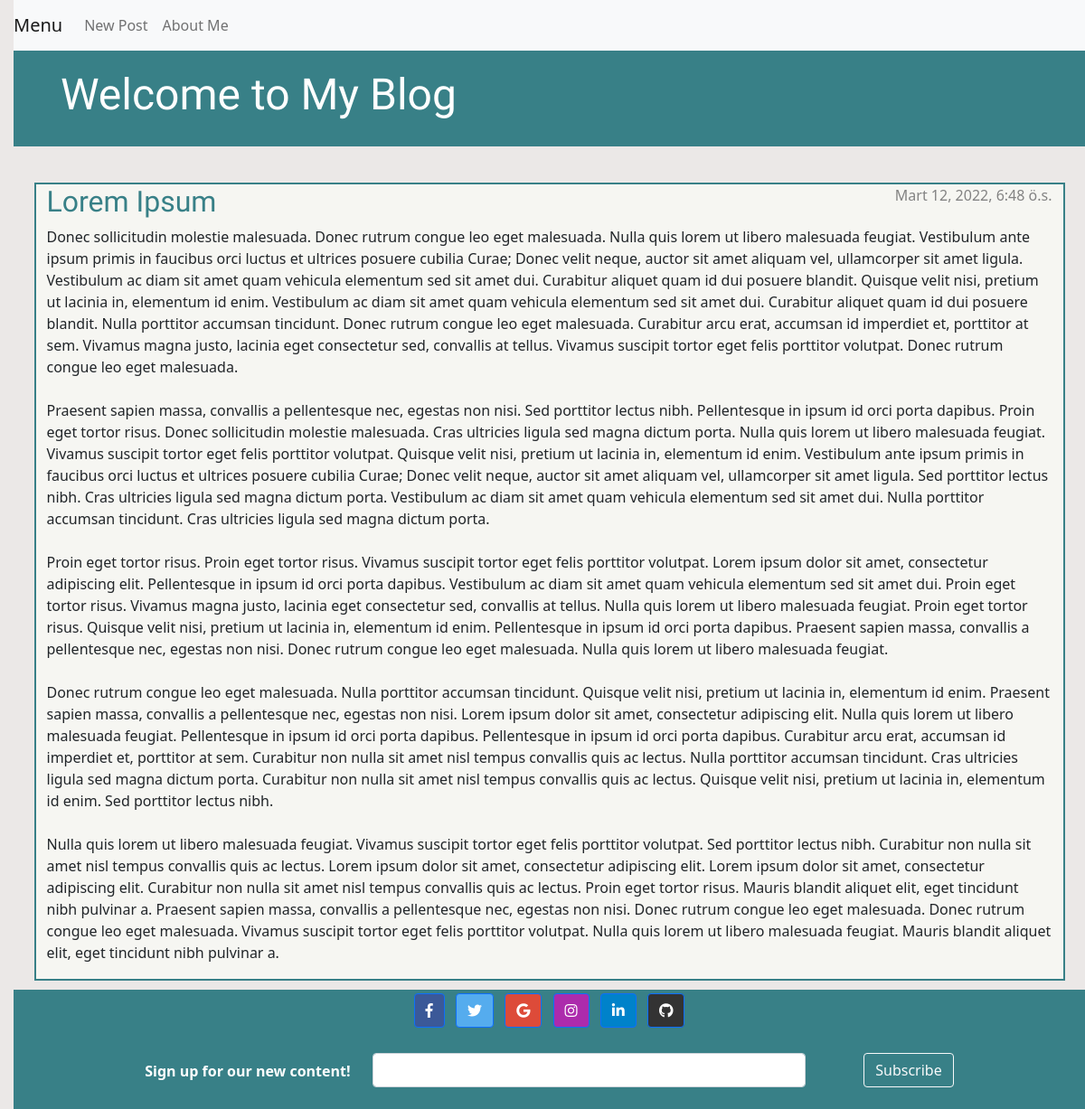
The app's page /post/1/ with its own data.
### blog/models.py (models this page shows, shortened)
class Post(models.Model):
    author = models.ForeignKey(settings.AUTH_USER_MODEL, on_delete=models.CASCADE)
    title = models.CharField(max_length=200)
    text=models.TextField()
    created_date = models.DateTimeField(default=timezone.now)
    published_date=models.DateTimeField(blank=True, null=True)

### blog/views.py (the view)
# urls.py: path('post/<int:pk>/', views.post_detail, name='post_detail'),
def post_detail(request, pk):
    post = get_object_or_404(Post, pk=pk)
    return render(request, 'blog/post_detail.html', {'post': post})

### blog/templates/blog/post_detail.html (shortened to what this page needs)
{% extends 'blog/base.html' %}
{% block content %}
    <article class="post">
        {% if post.published_date %}
            <time class="date">
                {{ post.published_date }}
            </time>
        {% endif %}
        <h2>{{ post.title }}</h2>
        <p>{{ post.text|linebreaksbr }}</p>
    </article>
{% endblock %}

### blog/static/css/blog.css (style rules this page uses)
body { padding-left: 15px; background-color: #EBE8E7; }
h1, h2, h3, h4 { font-family: 'Lobster', cursive; color: #388087; }
.date { color: #828282; }
.post { margin-bottom: 10px; }
.post > .date, .post > .actions { float: right; }

### records on screen
Post: published_date "Mart 12, 2022, 6:48 ö.s.", title "Lorem Ipsum", text "Donec sollicitudin molestie malesuada. Donec rutrum congue leo eget malesuada. Nulla quis lorem ut libero malesuada feugiat. Vestibulum ante ipsum primis in faucibus orci luctus et ultrices posuere cubilia Curae; Donec velit neque, auctor sit amet aliquam vel, ullamcorper sit amet ligula. Vestibulum ac diam sit amet quam vehicula elementum sed sit amet dui. Curabitur aliquet quam id dui posuere blandit. Quisque velit nisi, pretium ut lacinia in, elementum id enim. Vestibulum ac diam sit amet quam vehicula elementum sed sit amet dui. Curabitur aliquet quam id dui posuere blandit. Nulla porttitor accumsan tincidunt. Donec rutrum congue leo eget malesuada. Curabitur arcu erat, accumsan id…"
